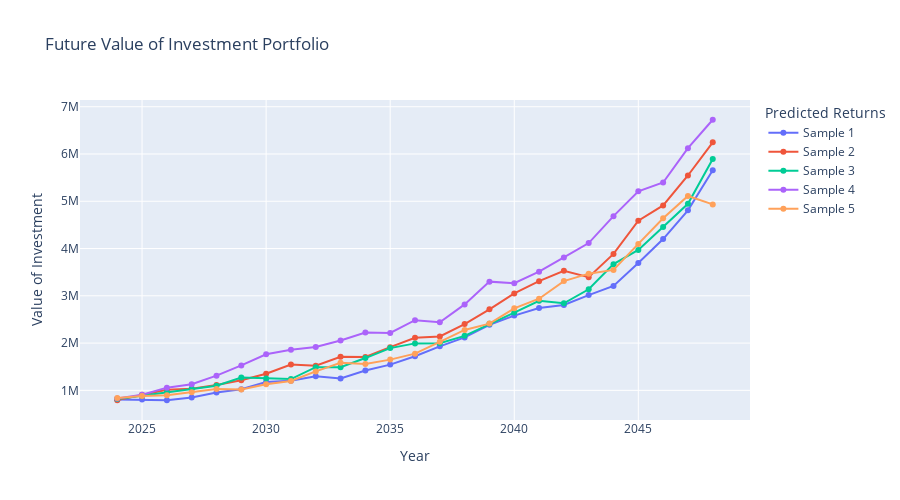

The code cell stored with this chart in its notebook:
### Code cell
#enter the investor type (aggressive, moderate, conservative or nervous), the initial investment, and the number of years to forecast
forecast_values = retirement_forecast(aggressive,750000,25)

#create a plot of the future values of the investment
fig = px.line(forecast_values.iloc[:, :5], title=f'Future Value of Investment Portfolio',
            #name the key for the legend
            labels={'value':'Value of Investment', 'Year':'Year'},
            width=900, height=500, markers=True)
fig.update_layout(
    legend_title="Predicted Returns"
    )
fig.show()
#print the highest and lowest investment value for the final year, in addition to the average return rate
final_year = forecast_values.index[-1]
highest_value = forecast_values.iloc[-1, :5].max()
lowest_value = forecast_values.iloc[-1, :5].min()
average_value = (highest_value + lowest_value)/2
return_forecast = (forecast_values['Avg. Return'].mean())*100
print(f'The highest projected value in {final_year} is: ${highest_value:,.0f}')
print(f'The lowest projected value in {final_year} is: ${lowest_value:,.0f}')
print(f'The average projected value in {final_year} is: ${average_value:,.0f}')
print(f'The average return rate for the portfolio is: {return_forecast:.2f}%')

### Figure 1 — Plotly figure (JSON) as saved in the notebook; plotly's stock layout.template omitted (floating-point values rounded to 4 significant figures)
{"data": [{"hovertemplate": "variable=Sample 1<br>Year=%{x}<br>Value of Investment=%{y}<extra></extra>", "legendgroup": "Sample 1", "line": {"color": "#636efa", "dash": "solid"}, "marker": {"symbol": "circle"}, "mode": "markers+lines", "name": "Sample 1", "orientation": "v", "showlegend": true, "type": "scatter", "x": [2024, 2025, 2026, 2027, 2028, 2029, 2030, 2031, 2032, 2033, 2034, 2035, 2036, 2037, 2038, 2039, 2040, 2041, 2042, 2043, 2044, 2045, 2046, 2047, 2048], "xaxis": "x", "y": [806700.0, 804800.0, 790500.0, 849200.0, 954200.0, 1023000.0, 1175000.0, 1202000.0, 1297000.0, 1251000.0, 1420000.0, 1544000.0, 1720000.0, 1931000.0, 2120000.0, 2388000.0, 2582000.0, 2743000.0, 2805000.0, 3015000.0, 3208000.0, 3695000.0, 4200000.0, 4809000.0, 5658000.0], "yaxis": "y"}, {"hovertemplate": "variable=Sample 2<br>Year=%{x}<br>Value of Investment=%{y}<extra></extra>", "legendgroup": "Sample 2", "line": {"color": "#EF553B", "dash": "solid"}, "marker": {"symbol": "circle"}, "mode": "markers+lines", "name": "Sample 2", "orientation": "v", "showlegend": true, "type": "scatter", "x": [2024, 2025, 2026, 2027, 2028, 2029, 2030, 2031, 2032, 2033, 2034, 2035, 2036, 2037, 2038, 2039, 2040, 2041, 2042, 2043, 2044, 2045, 2046, 2047, 2048], "xaxis": "x", "y": [792700.0, 904700.0, 1011000.0, 1035000.0, 1111000.0, 1213000.0, 1352000.0, 1548000.0, 1520000.0, 1709000.0, 1706000.0, 1913000.0, 2113000.0, 2140000.0, 2401000.0, 2715000.0, 3051000.0, 3309000.0, 3530000.0, 3395000.0, 3887000.0, 4588000.0, 4911000.0, 5545000.0, 6247000.0], "yaxis": "y"}, {"hovertemplate": "variable=Sample 3<br>Year=%{x}<br>Value of Investment=%{y}<extra></extra>", "legendgroup": "Sample 3", "line": {"color": "#00cc96", "dash": "solid"}, "marker": {"symbol": "circle"}, "mode": "markers+lines", "name": "Sample 3", "orientation": "v", "showlegend": true, "type": "scatter", "x": [2024, 2025, 2026, 2027, 2028, 2029, 2030, 2031, 2032, 2033, 2034, 2035, 2036, 2037, 2038, 2039, 2040, 2041, 2042, 2043, 2044, 2045, 2046, 2047, 2048], "xaxis": "x", "y": [816800.0, 884600.0, 956900.0, 1035000.0, 1099000.0, 1271000.0, 1251000.0, 1238000.0, 1490000.0, 1487000.0, 1683000.0, 1894000.0, 1993000.0, 1997000.0, 2153000.0, 2407000.0, 2645000.0, 2894000.0, 2842000.0, 3139000.0, 3670000.0, 3971000.0, 4457000.0, 4947000.0, 5894000.0], "yaxis": "y"}, {"hovertemplate": "variable=Sample 4<br>Year=%{x}<br>Value of Investment=%{y}<extra></extra>", "legendgroup": "Sample 4", "line": {"color": "#ab63fa", "dash": "solid"}, "marker": {"symbol": "circle"}, "mode": "markers+lines", "name": "Sample 4", "orientation": "v", "showlegend": true, "type": "scatter", "x": [2024, 2025, 2026, 2027, 2028, 2029, 2030, 2031, 2032, 2033, 2034, 2035, 2036, 2037, 2038, 2039, 2040, 2041, 2042, 2043, 2044, 2045, 2046, 2047, 2048], "xaxis": "x", "y": [825800.0, 908000.0, 1057000.0, 1129000.0, 1310000.0, 1528000.0, 1763000.0, 1858000.0, 1916000.0, 2054000.0, 2224000.0, 2215000.0, 2483000.0, 2439000.0, 2818000.0, 3300000.0, 3266000.0, 3511000.0, 3813000.0, 4116000.0, 4685000.0, 5211000.0, 5397000.0, 6124000.0, 6725000.0], "yaxis": "y"}, {"hovertemplate": "variable=Sample 5<br>Year=%{x}<br>Value of Investment=%{y}<extra></extra>", "legendgroup": "Sample 5", "line": {"color": "#FFA15A", "dash": "solid"}, "marker": {"symbol": "circle"}, "mode": "markers+lines", "name": "Sample 5", "orientation": "v", "showlegend": true, "type": "scatter", "x": [2024, 2025, 2026, 2027, 2028, 2029, 2030, 2031, 2032, 2033, 2034, 2035, 2036, 2037, 2038, 2039, 2040, 2041, 2042, 2043, 2044, 2045, 2046, 2047, 2048], "xaxis": "x", "y": [835600.0, 882200.0, 896100.0, 957400.0, 1030000.0, 1019000.0, 1127000.0, 1197000.0, 1400000.0, 1582000.0, 1558000.0, 1650000.0, 1776000.0, 2027000.0, 2278000.0, 2412000.0, 2735000.0, 2939000.0, 3311000.0, 3469000.0, 3549000.0, 4099000.0, 4640000.0, 5112000.0, 4933000.0], "yaxis": "y"}], "layout": {"height": 500, "legend": {"title": {"text": "Predicted Returns"}, "tracegroupgap": 0}, "title": {"text": "Future Value of Investment Portfolio"}, "width": 900, "xaxis": {"anchor": "y", "domain": [0, 1], "title": {"text": "Year"}}, "yaxis": {"anchor": "x", "domain": [0, 1], "title": {"text": "Value of Investment"}}}}
